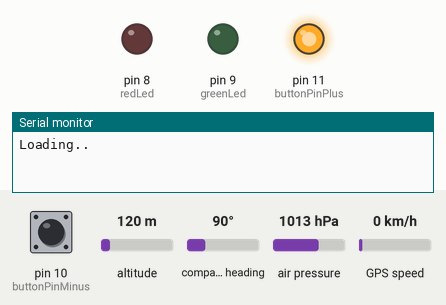
The sketch below on a simulated Arduino Uno, built with avr-gcc and run on an emulated ATmega328P. Parts: output pins drawn as LEDs (lit = HIGH), the last lines printed to the serial monitor. The inputs (shaded band) are chosen by the test bench; at power-on: pin 10 (buttonPinMinus) LOW, altitude 120 m, compass heading 90°, air pressure 1013 hPa, GPS speed 0 km/h. The GPS gets a fix after 3 s at 37.7749, -122.4194 with 8 satellites.

Above: at 0.1 s.
At 7.2 s:
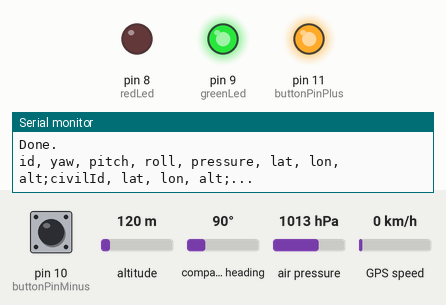
7.3 s: pin 10 (buttonPinMinus) pulled HIGH for 1 s
Timing chart, 0 to 10.3 s (numbered marks = the images above; inputs shaded):
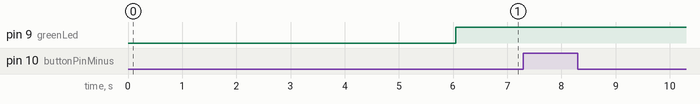

The sketch:

soldier.ino
```cpp
#include <Wire.h>
//#include <FreeSixIMU.h> //orientation
//#include <FIMU_ADXL345.h> //acceleromator
//#include <FIMU_ITG3200.h> //gyro driver
//#include <HMC5883L.h> //compass
#include <BMP085.h> //barometor + tempature
#include <SoftwareSerial.h>
#include <TinyGPS++.h>

const int buttonPinMinus = 10;
const int buttonPinPlus = 11;

const int redLed = 8;
const int greenLed = 9;

//static const int RXPin = 2, TXPin = 3;
//SoftwareSerial myCompass(RXPin, TXPin);

int RXXBee=4, TXXBee=5;
SoftwareSerial XBeeSS(RXXBee,TXXBee);

int RXBT=6, TXBT=7;
SoftwareSerial BTSS(RXBT, TXBT);

TinyGPSPlus gps;

//HMC5883L compass = HMC5883L();
//float heading; //real yaw. 0 to 360

//FreeSixIMU sixDOF = FreeSixIMU();
//float angles[3]; //angles[0] = ignore, angles[1] = roll, angles[2] = pitch

BMP085 dps = BMP085();
long Pressure = 0, Altitude = 0;

char pszGPSInfo[128];
char pszGYROInfo[128];

//float MovmentCheck[3];
int MovmentCheckCounter = 0;

String id = "s";
char gpsData[45];
char oriantationData[45];
String xBeeData;
String data;

float yaw, pitch, roll;

char headingBuff[14], yawBuff[14], pitchBuff[14], rollBuff[14], latBuff[14], lonBuff[14], altBuff[14];

void setup()
{
  Serial.begin(9600);
  Serial.println("Loading..");
  pinMode(buttonPinMinus, INPUT);
  pinMode(buttonPinPlus, OUTPUT);
  digitalWrite(buttonPinPlus, HIGH);

  pinMode(greenLed, OUTPUT);
  pinMode(redLed, OUTPUT);

  BTSS.begin(9600);
  XBeeSS.begin(9600);
  //myCompass.begin(9600);

  Wire.begin();
  delay(1000);

  dps.init();
  delay(5000);

  //sixDOF.init(); //init the Acc and Gyro
  //delay(5);

  //compass.SetData();

  strcpy(gpsData, "0,0,0;");

  Serial.println("Done.");
  Serial.println("id, yaw, pitch, roll, pressure, lat, lon, alt;civilId, lat, lon, alt;...");
}


void loop()
{
  xBeeData = "";

  dps.getPressure(&Pressure);
  dps.getAltitude(&Altitude);

  while (Serial.available() > 0) {
    if (gps.encode(Serial.read())) {
      sprintf(gpsData, "%s,%s,%s;",
        (gps.location.isValid()?floatToString(gps.location.lat(), 6, latBuff) : "0"),
        (gps.location.isValid()?floatToString(gps.location.lng(), 6, lonBuff) : "0"),
        (gps.altitude.isValid()?floatToString(gps.altitude.meters(), 2, altBuff) : "0")
      );
    }
  }

  if (gps.location.isValid())
    digitalWrite(greenLed, HIGH);
  else
    digitalWrite(greenLed, LOW);

  if (digitalRead(buttonPinMinus) == HIGH) {

    XBeeSS.print("1");
    delay(1000);

    while(XBeeSS.available()) {
      char c = XBeeSS.read();
      xBeeData += c;
    }

//    sprintf(oriantationData, "%s,%s,%s,%s,",
//      floatToString(heading, 4, headingBuff),
//      floatToString(angles[2], 2, pitchBuff),
//      floatToString(angles[1], 2, rollBuff)
//    );

//    sprintf(oriantationData, "%s,%s,%s,",
//      floatToString(yaw, 4, headingBuff),
//      floatToString(pitch, 4, pitchBuff),
//      floatToString(roll, 2, rollBuff)
//    );

    data = (id + "," + Pressure + "," + gpsData);
    if (xBeeData.length() > 0) {
      data += xBeeData;
      digitalWrite(redLed, HIGH);
    }

    Serial.println(data);
    BTSS.println(data);
    digitalWrite(redLed, LOW);
  }

  delay(200);
}

char* floatToString(float num, int prec, char* buffer) {
  return dtostrf(num, 0, prec, buffer);
}

//void step_of_MUI(){
//  dps.getPressure(&Pressure);
//  dps.getAltitude(&Altitude);
//  sixDOF.getEuler(angles);
//  getHeading();

//  myCompass.write(":3\n");
//
//  delay(100);
//
//  String data2 = "";
//
//  while (myCompass.available()) {
//    char c = myCompass.read();
//    data2 += c;
//    Serial.print("-");
//  }
//
//  Serial.println(data2);
//
//  int delimIndex = data2.indexOf(",");
//  pitch = data2.substring(0, delimIndex).toFloat() * 180/M_PI;
//  data = data2.substring(delimIndex+1);
//  delimIndex = data2.indexOf(",");
//  yaw = data2.substring(0, delimIndex).toFloat() * 180/M_PI;
//  roll = data2.substring(delimIndex+1, data2.indexOf('\n')).toFloat() * 180/M_PI;
//}

//void getHeading(){
//  MagnetometerScaled scaled = compass.ReadScaledAxis();
//  heading = atan2(scaled.YAxis, scaled.XAxis) + 0.0457;
//
//  if(heading < 0)
//    heading += 2*PI;
//  else if(heading > 2*PI)
//    heading -= 2*PI;
//
//  heading *= 180/M_PI;
//
//  if (heading > 360)
//    heading -= 360;
//}

//void step_of_XBee()
//{
//  Civil1 = "";
//
//  while(XBeeSS.available()) {
//    character = XBeeSS.read();
//    Civil1.concat(character);
//  }
//
//  Serial.println(Civil1);
//
//  if (check_movement()) {
//    MovmentCheckCounter++;
//
//    if(MovmentCheckCounter==50) {
//      BTSS.print(ID);
//      BTSS.print(", not moving, ");
//      BTSS.print(pszGYROInfo);
//      BTSS.print(pszGPSInfo);
//      BTSS.print(";");
//      BTSS.println(Civil1);
//    }
//  } else {
//    MovmentCheck[0]=angles[0];
//    MovmentCheck[1]=angles[1];
//    MovmentCheck[2]=angles[2];
//    MovmentCheckCounter=0;
//  }
//
//  if (Civil1 == "1") {
//    Serial.println("Civil1 == 1");
//    XBeeSS.print(ID);
//    XBeeSS.print(", Answering, ");
//    XBeeSS.print(pszGYROInfo);
//    XBeeSS.print(pszGPSInfo);
//    XBeeSS.println(";");
//  } else if (digitalRead(buttonPin)==HIGH) {
//    Serial.println("button pressed");
//    XBeeSS.println("1");
//    while(XBeeSS.available()) {
//      character = XBeeSS.read();
//      Civil1.concat(character);
//    }
//
//    BTSS.print(ID);
//    BTSS.print(", Checking, ");
//    BTSS.print(pszGYROInfo);
//    BTSS.print(pszGPSInfo);
//    BTSS.print(";");
//    BTSS.println(Civil1);
//  }
//}
//
//boolean check_movement()
//{
//  if (angles[0]<(MovmentCheck[0]+2) ||
//    angles[0]>(MovmentCheck[0]-2) ||
//    angles[1]<(MovmentCheck[1]+2) ||
//    angles[1]>(MovmentCheck[1]-2) ||
//    angles[2]<(MovmentCheck[2]+2) ||
//    angles[2]>(MovmentCheck[2]-2))
//
//    return true;
//  return false;
//}
```
